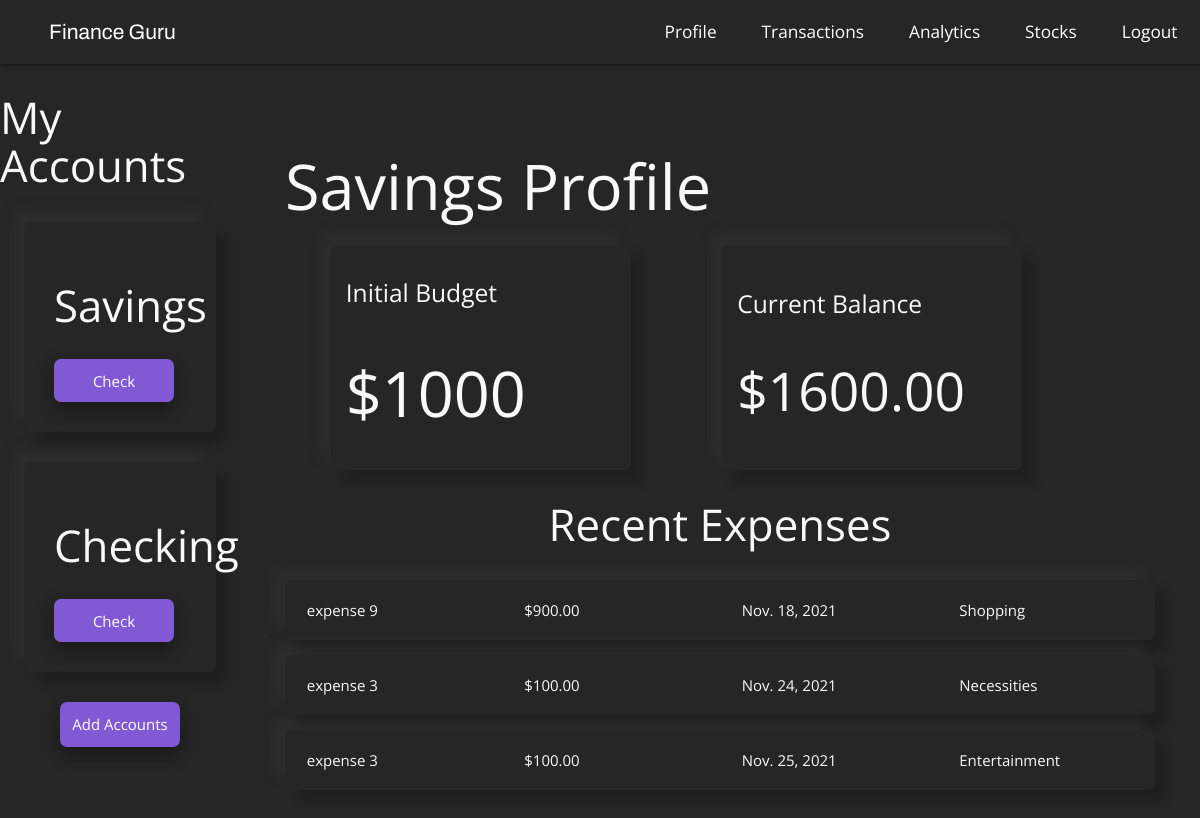
The page /savings (signed in) on the database its author committed.
### budget/models.py (models this page shows, shortened)
class Project(models.Model):
    name = models.CharField(max_length=100)
    slug = models.SlugField(max_length=100, unique=True, blank=True)
    budget = models.IntegerField()
    def budget_left(self):
        expense_list = Expense.objects.filter(project=self)
        income_list = Income.objects.filter(project=self)
        total_expense_amount = 0
        total_income_amount = 0
        for expense in expense_list:
            total_expense_amount += expense.amount
        for income in income_list:
            total_income_amount += income.amount
        return self.budget - total_expense_amount + total_income_amount

class Expense(models.Model):
    project = models.ForeignKey(Project, on_delete = models.CASCADE, related_name = 'expenses')
    title = models.CharField(max_length=100)
    amount = models.DecimalField(max_digits=8, decimal_places=2)
    date = models.DateField(("Date"), default=datetime.date.today)
    type = 'expense'
    category = models.CharField( max_length = 20, choices = SELECT_CATEGORY_CHOICES , default ='Food')
    class Meta:
        ordering = ('-amount',)

class Income(models.Model):
    project = models.ForeignKey(Project, on_delete = models.CASCADE, related_name = 'income')
    title = models.CharField(max_length=100)
    amount = models.DecimalField(max_digits=8, decimal_places=2)
    date = models.DateField(("Date"), default=datetime.date.today)
    type = 'income'
    category = models.CharField( max_length = 20, choices = SELECT_CATEGORY_CHOICES , default ='Food')
    class Meta:
        ordering = ('-amount',)

### budget/views.py (the view)
# urls.py: path('<slug:project_slug>', views.profile, name = 'profile'),
@login_required()
def profile(request, project_slug):
    project = get_object_or_404(Project, slug=project_slug)
    project_list = Project.objects.all()
    return render(request, 'budget/profile.html', {
        'project': project,
        'project_list': project_list,
        'expense_list': project.expenses.all(),
    })

### budget/templates/budget/profile.html
{% extends 'budget/base.html' %}
{% block content %}
{% include "budget/header.html" %}
<div class = "profile-section">
    <h1>{{ project.name }} Profile</h1>
    <section class="profile-stats">
        <div class = "stat-card">
            <h5>Initial Budget</h6>
            <h1>${{ project.budget }}</h1>
        </div>
        <div class = "stat-card">
            <h5>Current Balance</h6>
            {% if project.budget_left > 0 %}
                <h2>${{ project.budget_left }}</h2>
            {% elif project.budget_left == 0 %}
                <h2>${{ project.budget_left }}</h2>
            {% else %}
                <h2>${{ project.budget_left }}</h2>
            {% endif %}
        </div>
    </section>
    <section class = "section-expenses">
        <h3>Recent Expenses</h3>
        <ul class="expense-list">
            {% for expense in expense_list %}
            <li>
                <div class="expense-col">
                    <spanc>{{ expense.title }}</span>
                </div>
                <div class="expense-col">
                    <spanc>${{ expense.amount }}</span>
                </div>
                <div class="expense-col">
                    <spanc>{{ expense.date }}</span>
                </div>
                <div class="expense-col">
                    <spanc>{{ expense.category }}</span>
                </div>
            </li>
            {% empty %}
            <div class = "">
                <h3>You have no expenses yet</h3>
            </div>
            {% endfor %}
        </ul>
    </section>
</div>
{% endblock %}

### budget/templates/budget/header.html (shortened to what this page needs)
{% extends 'budget/base.html' %}
{% load static %}
{% block content %}
<nav class = 'nav-dec'>
    <a href="{% url 'list' %}" class = "logo">
        <p>Finance Guru</p>
    </a>
    <div class = "nav-links">
        <a href="{% url 'profile' project.slug %}">Profile</a>
        <a href="{% url 'transactions' project.slug %}">Transactions</a>
        <a href="{% url 'analytics' project.slug %}">Analytics</a>
        <a href="{% url 'stocks' project.slug %}">Stocks</a>
        <a href="{% url 'logout' %}">Logout</a>
    </div>
</nav>
<div class = 'left-nav'>
    <h3>My Accounts</h3>
    <div class="project-list">
        {% for project in project_list %}
            <div class="project-card">
                <h3>{{ project.name }}</h3>
                <a href="{% url 'profile' project.slug %}" class="account-button">Check</a>
            </div>
        {% endfor %}
    </div>
    <a href="../add" class="account-button">
        <span>Add Accounts</span>
    </a>
</div>
{% endblock %}

### budget/static/css/styles.css (style rules this page uses)
* { box-sizing: border-box; margin: 0; padding: 0; }
html { background-color: #262626; }
body { color: rgb(249, 249, 249); font-family: 'Open Sans', sans-serif; }
h1 { font-size: 3rem; }
.nav-dec { background-color: #262626; display: flex; justify-content: space-between; align-items: center; width: 100%; margin-right: 2rem; }
.logo { display: flex; justify-content: space-around; align-items: center; width: 15%; margin-left: 2rem; z-index: 100; }
.logo p { font-size: 1.4rem; font-family: 'Archivo', sans-serif; }
.nav-links { display: flex; justify-content: center; align-items: center; z-index: 99; }
.nav-dec a { margin: 0 1.5rem; font-size: 1.15rem; }
.left-nav { display: flex; flex-direction: column; justify-content: center; align-items: center; width: 20%; position: absolute; }
.left-nav .project-list { width: 100%; display: flex; flex-direction: column; justify-content: center; align-items: center; margin-bottom: 1rem; }
.left-nav .project-card { display: flex; flex-direction: column; justify-content: center; align-items: flex-start; width: 80%; height: 14rem; background-color:#262626; box-shadow: -12px -12px 12px 0 rgba(58, 58, 58, 0.3),12px 12px 12px 0 rgba(0,0,0,.2); border-radius: 7px; margin: 1rem 0; padding: 2rem; }
.left-nav .project-card h3 { margin-bottom: 2rem; }
.account-button { display: flex; justify-content: center; align-items: center; background-color: rgba(153, 102, 255, 0.8); outline: none; width: 8rem; height: 3rem; border: none; border-radius: 7px; color:rgb(255, 255, 255); transition: 0.3s ease; box-shadow: 0 8px 16px 0 rgba(0,0,0,0.2), 0 6px 20px 0 rgba(0,0,0,0.19); }
.profile-section { display: flex; flex-direction: column; position: relative; left: 20%; width: 80%; padding: 3rem; overflow: hidden; }
.profile-section .profile-stats { display: flex; justify-content: space-around; align-items: center; width: 90%; }
.profile-section .stat-card { display: flex; flex-direction: column; justify-content: center; align-items: space-around; padding: 1rem; background-color: #262626; box-shadow: -12px -12px 12px 0 rgba(58, 58, 58, 0.3),12px 12px 12px 0 rgba(0,0,0,.2); border-radius: 7px; width: 20rem; height: 15rem; }
.section-expenses { width: 100%; display: flex; flex-direction: column; justify-content: center; align-items: center; }
.section-expenses .expense-list { width: 100%; }
.section-expenses li { width: 100%; display: flex; justify-content: space-around; align-items: center; background-color:#262626; box-shadow: -12px -12px 12px 0 rgba(58, 58, 58, 0.3),12px 12px 12px 0 rgba(0,0,0,.2); border-radius: 7px; height: 3rem; margin: 1rem 0; padding: 2rem 0; }
.section-expenses .expense-col { width: 20%; }

### rows shown on the page
Project: name "Savings", budget "1000", budget_left "1600.00"
Project: name "Checking"
Expense: title "expense 9", amount "900.00", date "Nov. 18, 2021", category "Shopping"
Expense: title "expense 3", amount "100.00", date "Nov. 24, 2021", category "Necessities"
Expense: title "expense 3", amount "100.00", date "Nov. 25, 2021", category "Entertainment"
